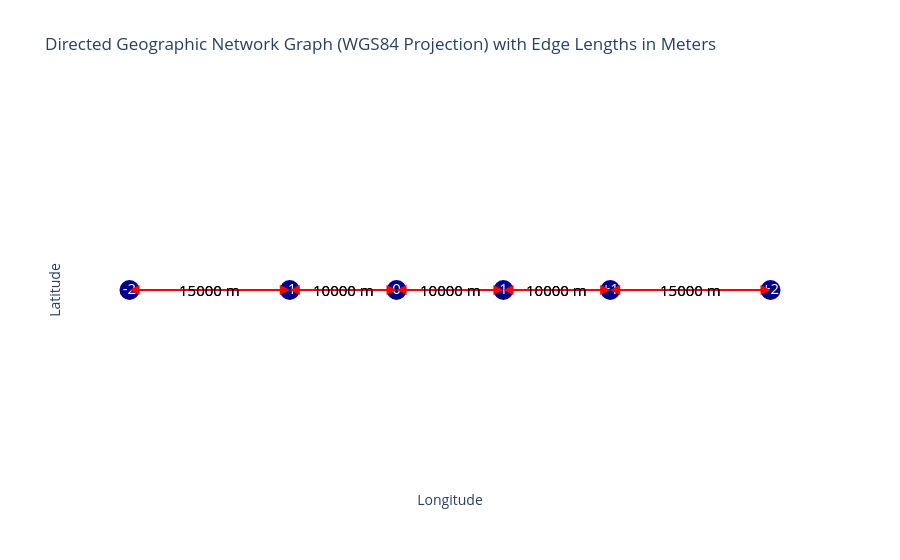

Notebook cell for this chart:
### Code cell
plot_graph(graph)

### Figure 1 — Plotly figure (JSON) as saved in the notebook; plotly's stock layout.template omitted (floating-point values rounded to 4 significant figures)
{"data": [{"hoverinfo": "none", "line": {"color": "red", "width": 2}, "mode": "lines", "type": "scatter", "x": [-0.2695, -0.1347], "y": [0, 0]}, {"hoverinfo": "none", "line": {"color": "red", "width": 2}, "mode": "lines", "type": "scatter", "x": [-0.1347, -0.2695], "y": [0, 0]}, {"hoverinfo": "none", "line": {"color": "red", "width": 2}, "mode": "lines", "type": "scatter", "x": [-0.1347, -0.04492], "y": [0, 0]}, {"hoverinfo": "none", "line": {"color": "red", "width": 2}, "mode": "lines", "type": "scatter", "x": [-0.04492, -0.1347], "y": [0, 0]}, {"hoverinfo": "none", "line": {"color": "red", "width": 2}, "mode": "lines", "type": "scatter", "x": [-0.04492, 0.04492], "y": [0, 0]}, {"hoverinfo": "none", "line": {"color": "red", "width": 2}, "mode": "lines", "type": "scatter", "x": [0.04492, -0.04492], "y": [0, 0]}, {"hoverinfo": "none", "line": {"color": "red", "width": 2}, "mode": "lines", "type": "scatter", "x": [0.04492, 0.1347], "y": [0, 0]}, {"hoverinfo": "none", "line": {"color": "red", "width": 2}, "mode": "lines", "type": "scatter", "x": [0.1347, 0.04492], "y": [0, 0]}, {"hoverinfo": "none", "line": {"color": "red", "width": 2}, "mode": "lines", "type": "scatter", "x": [0.2695, 0.1347], "y": [0, 0]}, {"hoverinfo": "none", "line": {"color": "red", "width": 2}, "mode": "lines", "type": "scatter", "x": [0.1347, 0.2695], "y": [0, 0]}, {"hoverinfo": "text", "marker": {"color": "darkblue", "size": 20}, "mode": "markers+text", "text": ["-2", "-1", "0", "1", "+1", "+2"], "textfont": {"color": "white", "size": 15}, "textposition": "middle center", "type": "scatter", "x": [-0.2695, -0.1347, -0.04492, 0.04492, 0.1347, 0.2695], "y": [0, 0, 0, 0, 0, 0]}], "layout": {"annotations": [{"arrowcolor": "red", "arrowhead": 2, "arrowsize": 2, "arrowwidth": 1, "ax": -0.2695, "axref": "x", "ay": 0, "ayref": "y", "showarrow": true, "x": -0.1347, "xref": "x", "y": 0, "yref": "y"}, {"arrowcolor": "red", "arrowhead": 2, "arrowsize": 2, "arrowwidth": 1, "ax": -0.1347, "axref": "x", "ay": 0, "ayref": "y", "showarrow": true, "x": -0.2695, "xref": "x", "y": 0, "yref": "y"}, {"arrowcolor": "red", "arrowhead": 2, "arrowsize": 2, "arrowwidth": 1, "ax": -0.1347, "axref": "x", "ay": 0, "ayref": "y", "showarrow": true, "x": -0.04492, "xref": "x", "y": 0, "yref": "y"}, {"arrowcolor": "red", "arrowhead": 2, "arrowsize": 2, "arrowwidth": 1, "ax": -0.04492, "axref": "x", "ay": 0, "ayref": "y", "showarrow": true, "x": -0.1347, "xref": "x", "y": 0, "yref": "y"}, {"arrowcolor": "red", "arrowhead": 2, "arrowsize": 2, "arrowwidth": 1, "ax": -0.04492, "axref": "x", "ay": 0, "ayref": "y", "showarrow": true, "x": 0.04492, "xref": "x", "y": 0, "yref": "y"}, {"arrowcolor": "red", "arrowhead": 2, "arrowsize": 2, "arrowwidth": 1, "ax": 0.04492, "axref": "x", "ay": 0, "ayref": "y", "showarrow": true, "x": -0.04492, "xref": "x", "y": 0, "yref": "y"}, {"arrowcolor": "red", "arrowhead": 2, "arrowsize": 2, "arrowwidth": 1, "ax": 0.04492, "axref": "x", "ay": 0, "ayref": "y", "showarrow": true, "x": 0.1347, "xref": "x", "y": 0, "yref": "y"}, {"arrowcolor": "red", "arrowhead": 2, "arrowsize": 2, "arrowwidth": 1, "ax": 0.1347, "axref": "x", "ay": 0, "ayref": "y", "showarrow": true, "x": 0.04492, "xref": "x", "y": 0, "yref": "y"}, {"arrowcolor": "red", "arrowhead": 2, "arrowsize": 2, "arrowwidth": 1, "ax": 0.2695, "axref": "x", "ay": 0, "ayref": "y", "showarrow": true, "x": 0.1347, "xref": "x", "y": 0, "yref": "y"}, {"arrowcolor": "red", "arrowhead": 2, "arrowsize": 2, "arrowwidth": 1, "ax": 0.1347, "axref": "x", "ay": 0, "ayref": "y", "showarrow": true, "x": 0.2695, "xref": "x", "y": 0, "yref": "y"}, {"font": {"color": "black", "size": 15}, "showarrow": false, "text": "15000 m", "x": -0.2021, "y": 0}, {"font": {"color": "black", "size": 15}, "showarrow": false, "text": "15000 m", "x": -0.2021, "y": 0}, {"font": {"color": "black", "size": 15}, "showarrow": false, "text": "10000 m", "x": -0.08983, "y": 0}, {"font": {"color": "black", "size": 15}, "showarrow": false, "text": "10000 m", "x": -0.08983, "y": 0}, {"font": {"color": "black", "size": 15}, "showarrow": false, "text": "10000 m", "x": 0, "y": 0}, {"font": {"color": "black", "size": 15}, "showarrow": false, "text": "10000 m", "x": 0, "y": 0}, {"font": {"color": "black", "size": 15}, "showarrow": false, "text": "10000 m", "x": 0.08983, "y": 0}, {"font": {"color": "black", "size": 15}, "showarrow": false, "text": "10000 m", "x": 0.08983, "y": 0}, {"font": {"color": "black", "size": 15}, "showarrow": false, "text": "15000 m", "x": 0.2021, "y": 0}, {"font": {"color": "black", "size": 15}, "showarrow": false, "text": "15000 m", "x": 0.2021, "y": 0}], "plot_bgcolor": "white", "showlegend": false, "title": {"text": "Directed Geographic Network Graph (WGS84 Projection) with Edge Lengths in Meters"}, "xaxis": {"showgrid": false, "showticklabels": false, "title": {"text": "Longitude"}, "zeroline": false}, "yaxis": {"showgrid": false, "showticklabels": false, "title": {"text": "Latitude"}, "zeroline": false}}}
